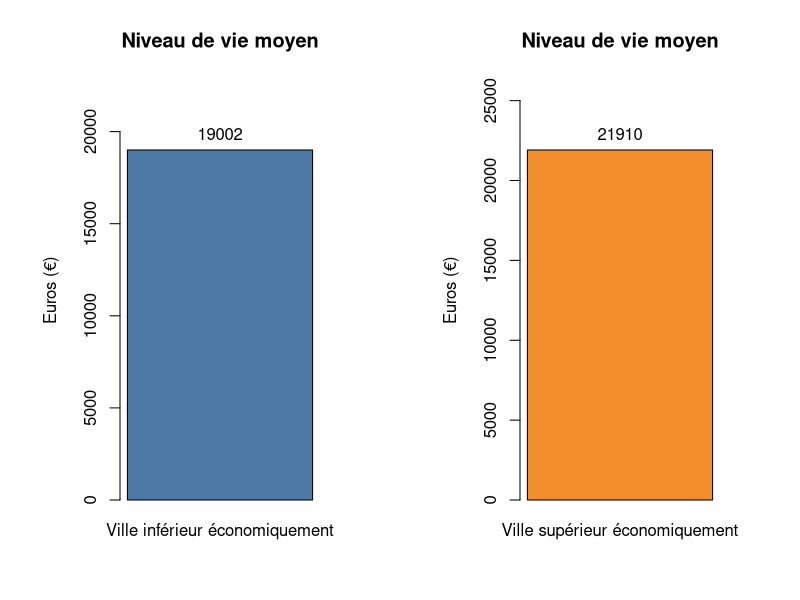
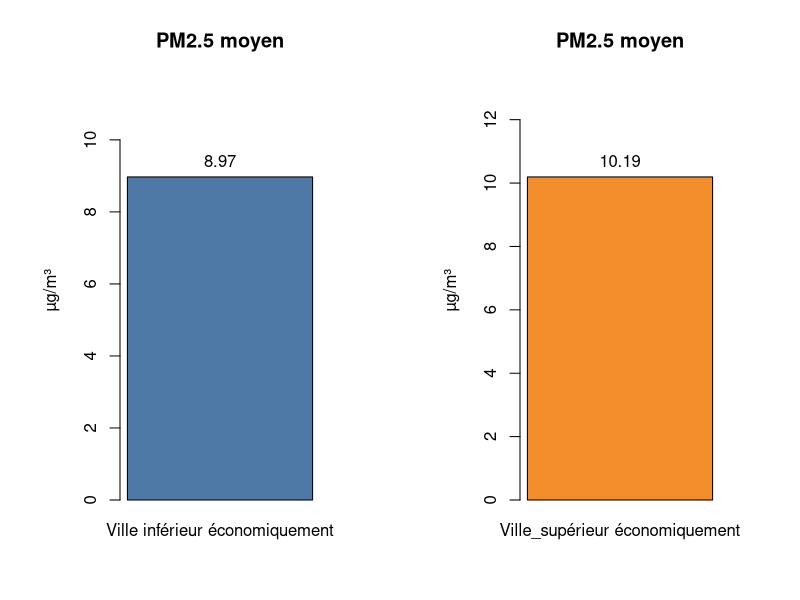
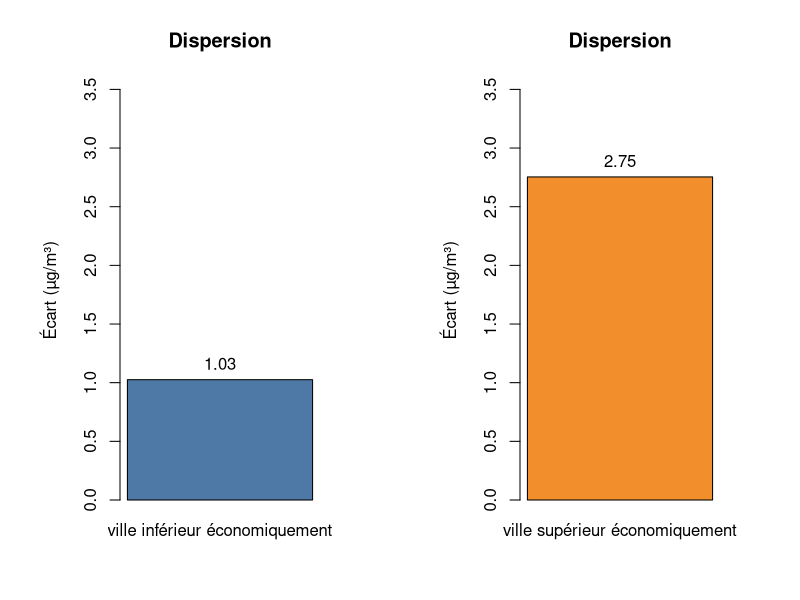
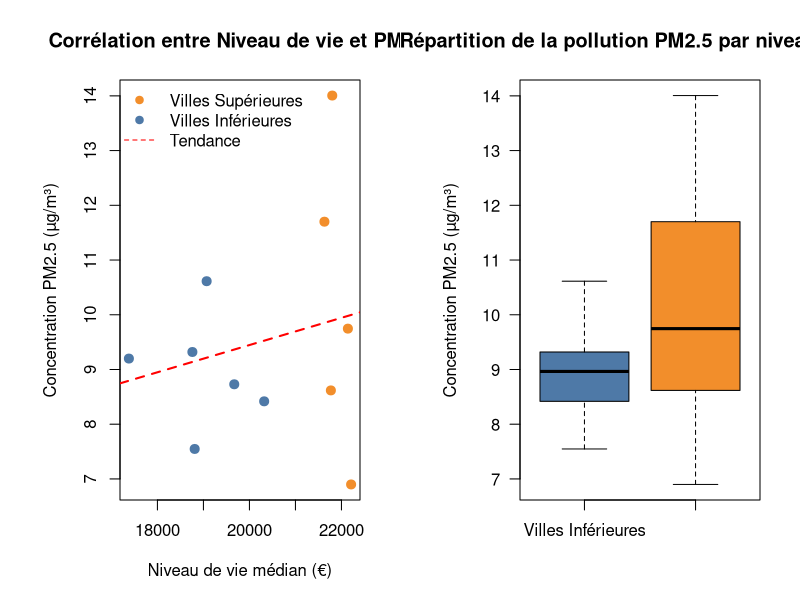

These figures' R source, in order:
## ---- chunk 1
niveau_vie_inferieur <- read.csv("inf.csv", stringsAsFactors = T)
## ---- chunk 2
niveau_vie_superieur  <- read.csv("sup.csv", stringsAsFactors = T)
## ---- chunk 3
summary(niveau_vie_inferieur)
## ---- chunk 4
summary(niveau_vie_superieur )
## ---- chunk 5

inf <- read.csv2("inf.csv", stringsAsFactors = FALSE)
sup <- read.csv2("sup.csv", stringsAsFactors = FALSE)

inf$niveau_vie_median_2021 <- as.numeric(as.character(inf$niveau_vie_median_2021))
inf$moyenne_pollution <- as.numeric(as.character(inf$moyenne_pollution))
sup$niveau_vie_median_2021 <- as.numeric(as.character(sup$niveau_vie_median_2021))
sup$moyenne_pollution <- as.numeric(as.character(sup$moyenne_pollution))
## ---- chunk 6

moy_inf <- mean(inf$niveau_vie_median_2021, na.rm = TRUE)
moy_sup <- mean(sup$niveau_vie_median_2021, na.rm = TRUE)


par(mfrow = c(1, 2), mar = c(5, 6, 4, 4))


barplot(moy_inf, names.arg = "Ville inférieur économiquement", col = "#4E79A7", 
        main = "Niveau de vie moyen", ylab = "Euros (€)",
        ylim = c(0, moy_inf * 1.2))
text(x = 0.7, y = moy_inf, labels = round(moy_inf, 0), pos = 3)

barplot(moy_sup, names.arg = "Ville supérieur économiquement", col = "#F28E2B", 
        main = "Niveau de vie moyen", ylab = "Euros (€)",
        ylim = c(0, moy_sup * 1.2))
text(x = 0.7, y = moy_sup, labels = round(moy_sup, 0), pos = 3)
## ---- chunk 7
moy_p_inf <- mean(inf$moyenne_pollution, na.rm = TRUE)
moy_p_sup <- mean(sup$moyenne_pollution, na.rm = TRUE)

par(mfrow = c(1, 2), mar = c(5, 6, 4, 4))

barplot(moy_p_inf, names.arg = "Ville inférieur économiquement", col = "#4E79A7", 
        main = "PM2.5 moyen", ylab = "µg/m³",
        ylim = c(0, moy_p_inf * 1.3))
text(x = 0.7, y = moy_p_inf, labels = round(moy_p_inf, 2), pos = 3)

barplot(moy_p_sup, names.arg = "Ville_supérieur économiquement", col = "#F28E2B", 
        main = "PM2.5 moyen", ylab = "µg/m³",
        ylim = c(0, moy_p_sup * 1.3))
text(x = 0.7, y = moy_p_sup, labels = round(moy_p_sup, 2), pos = 3)
## ---- chunk 8
sd_p_inf <- sd(inf$moyenne_pollution, na.rm = TRUE)
sd_p_sup <- sd(sup$moyenne_pollution, na.rm = TRUE)

par(mfrow = c(1, 2), mar = c(5, 6, 4, 4))

barplot(sd_p_inf, names.arg = "ville inférieur économiquement", col = "#4E79A7", 
        main = "Dispersion", ylab = "Écart (µg/m³)",
        ylim = c(0, max(sd_p_inf, sd_p_sup) * 1.3))
text(x = 0.7, y = sd_p_inf, labels = round(sd_p_inf, 2), pos = 3)

barplot(sd_p_sup, names.arg = "ville supérieur économiquement", col = "#F28E2B", 
        main = "Dispersion", ylab = "Écart (µg/m³)",
        ylim = c(0, max(sd_p_inf, sd_p_sup) * 1.3))
text(x = 0.7, y = sd_p_sup, labels = round(sd_p_sup, 2), pos = 3)
## ---- chunk 9

total_villes <- rbind(inf, sup)


par(mar = c(5, 6, 4, 2))


plot(total_villes$niveau_vie_median_2021, total_villes$moyenne_pollution,
     pch = 19, 
     col = ifelse(total_villes$niveau_vie_median_2021 > 21500, "#F28E2B", "#4E79A7"),
     main = "Corrélation entre Niveau de vie et PM2.5",
     xlab = "Niveau de vie médian (€)", 
     ylab = "Concentration PM2.5 (µg/m³)",
     cex = 1.2)


abline(lm(moyenne_pollution ~ niveau_vie_median_2021, data = total_villes), 
       col = "red", lwd = 2, lty = 2)


legend("topleft", legend = c("Villes Supérieures", "Villes Inférieures", "Tendance"),
       col = c("#F28E2B", "#4E79A7", "red"), pch = c(19, 19, NA), lty = c(NA, NA, 2), bty = "n")
## ---- chunk 10

par(mar = c(5, 6, 4, 2))


boxplot(inf$moyenne_pollution, sup$moyenne_pollution,
        names = c("Villes Inférieures", "Villes Supérieures"),
        col = c("#4E79A7", "#F28E2B"),
        main = "Répartition de la pollution PM2.5 par niveau de vie",
        ylab = "Concentration PM2.5 (µg/m³)",
        las = 1,         
        notch = FALSE,  
        border = "black") 
